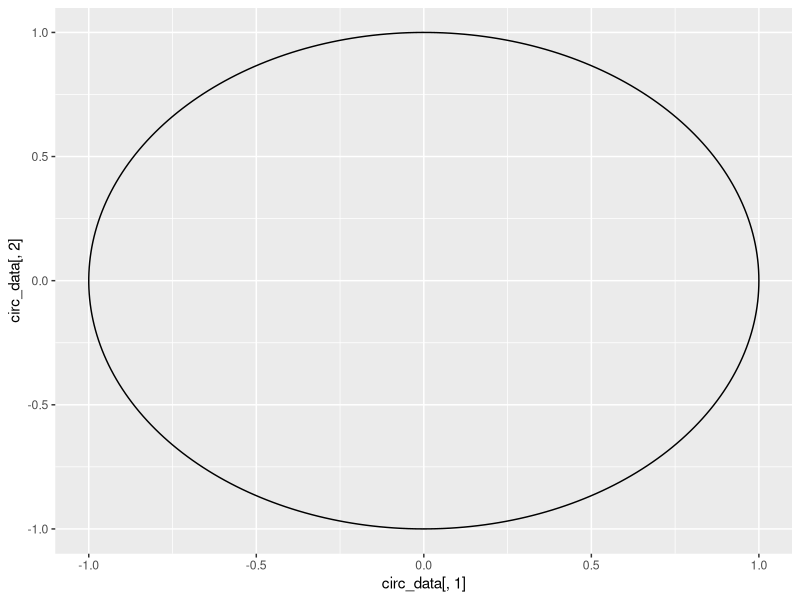

Here is the R script that generated this plot:
## ---- chunk 1
knitr::opts_chunk$set(echo = TRUE)
## ---- chunk 2
library(ggplot2)
## ---- chunk 3
x = seq(0,2*pi,length.out = 300)
a = cos(x);b = sin(x)
circ_data = data.frame(a,b)
#ggplot(circ_data,aes(circ_data[,1],circ_data[,2]))+geom_path()

ggplot()+geom_path(data = circ_data,aes(circ_data[,1],circ_data[,2]))
  # geom_point(data = as.data.frame(pca$rotation),aes(x = pca$rotation[,1],y = pca$rotation[,2]),col = "red")+geom_text_repel()
## ---- chunk 4
food = read.csv("pca_abdi_food.csv",header= T)
head(food[,3:9])
